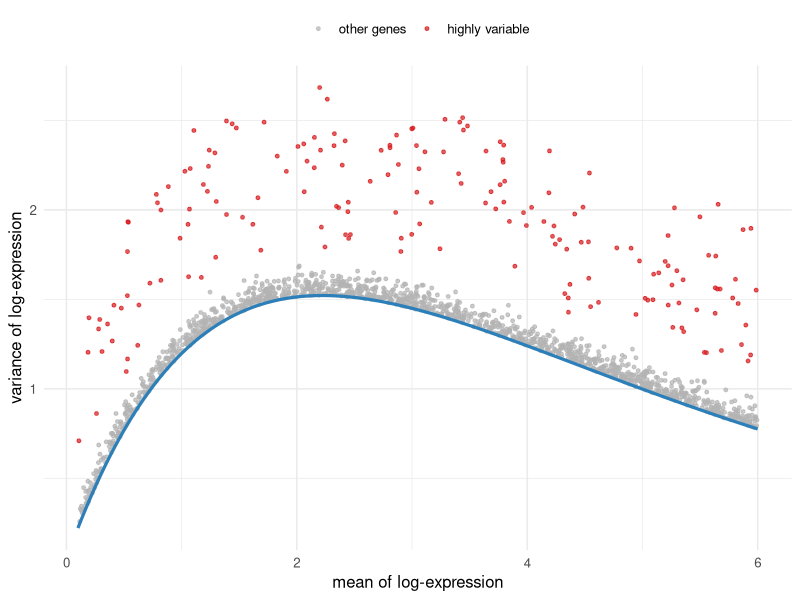
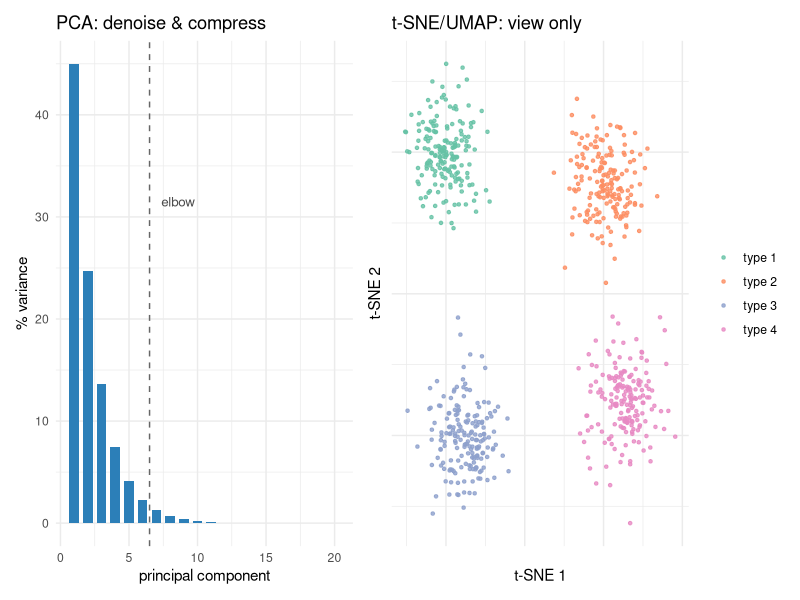
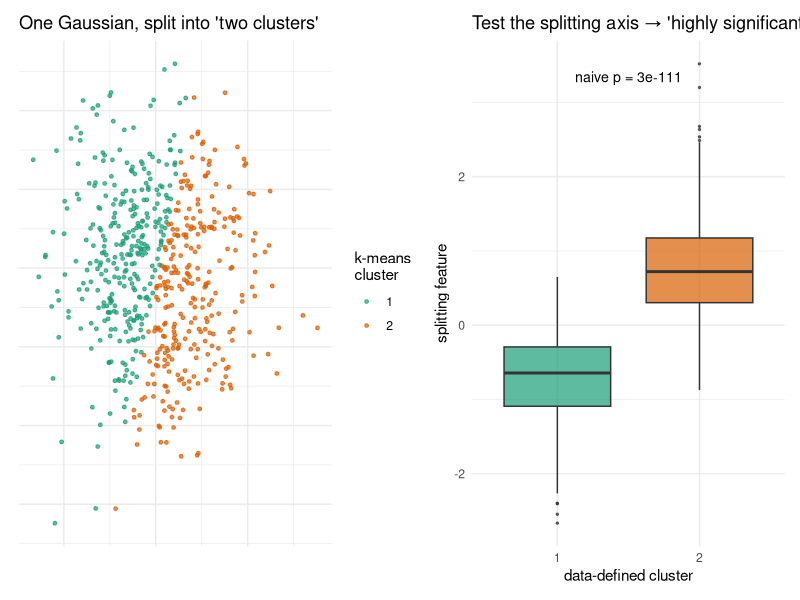
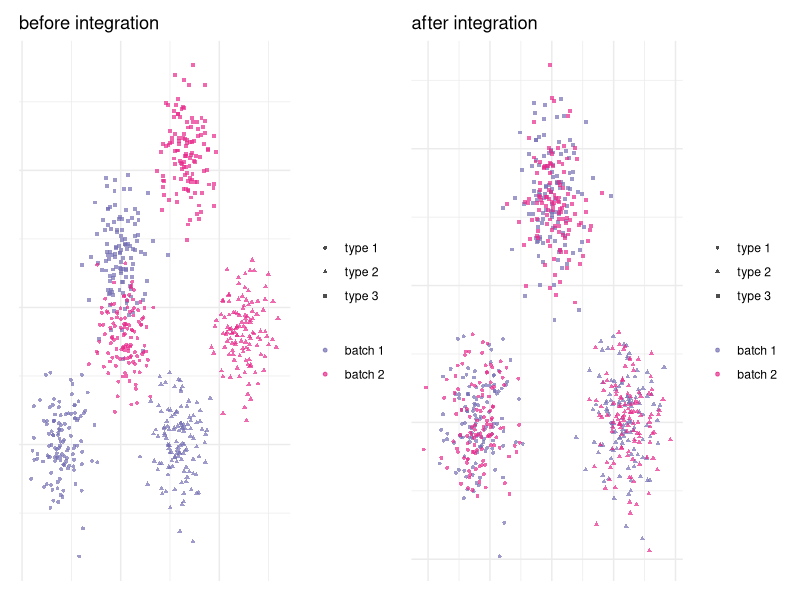
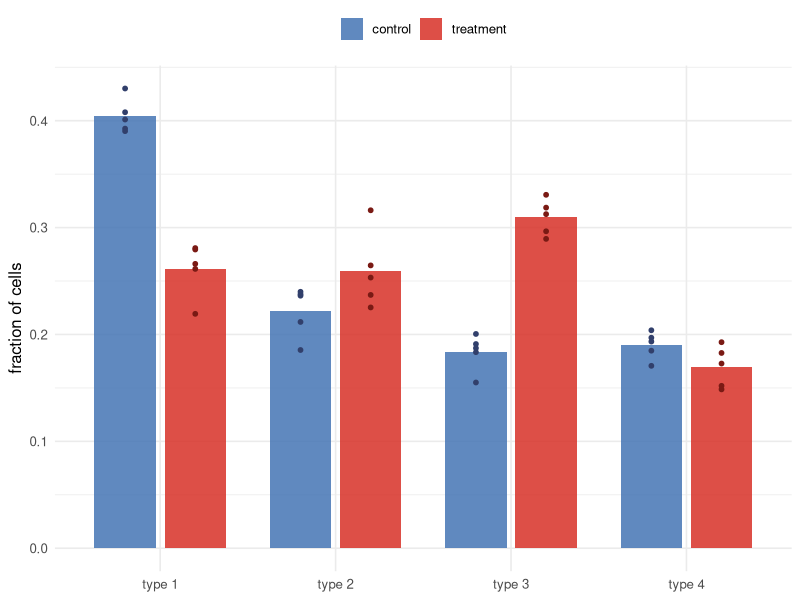

The R script that drew these images, in order:
## ---- chunk 1
#| label: sizefactor-toy
counts <- matrix(c( 3,  6,  9,    # gene 1
                    5, 10, 15,    # gene 2
                    2,  4,  6,    # gene 3
                    4,  8, 12),   # gene 4
                 nrow = 4, byrow = TRUE,
                 dimnames = list(paste0("gene", 1:4), paste0("cell", 1:3)))
counts

# Library-size factor: each cell's total count, rescaled to average 1.
totals <- colSums(counts)
size_factors <- totals / mean(totals)
size_factors

# Divide each cell's column by its own size factor.
round(sweep(counts, 2, size_factors, "/"), 1)
## ---- chunk 2
#| label: fig-hvg
#| echo: false
#| message: false
#| warning: false
#| fig-width: 6
#| fig-height: 4
#| fig-cap: "Feature selection by the mean–variance trend (schematic, simulated). Each point is a gene. Variance rises with mean expression as a technical artifact (blue trend). Highly variable genes (red) are those whose variance exceeds the trend — they carry biological signal and are the ones carried forward into dimensionality reduction. Ranking genes by raw variance instead would just re-discover the trend."
library(ggplot2)
set.seed(7)
n <- 1600
mean_expr <- runif(n, 0.1, 6)
trend <- 1.8 * mean_expr * exp(-0.45 * mean_expr) + 0.05
var_expr <- trend + abs(rnorm(n, 0, 0.06))
is_hvg <- rep(FALSE, n)
pick <- sample(n, 180)
var_expr[pick] <- var_expr[pick] + runif(length(pick), 0.25, 1.1)
is_hvg[pick] <- TRUE
df <- data.frame(mean_expr, var_expr, is_hvg)
trend_df <- data.frame(x = seq(0.1, 6, length.out = 200))
trend_df$y <- 1.8 * trend_df$x * exp(-0.45 * trend_df$x) + 0.05
ggplot(df, aes(mean_expr, var_expr)) +
  geom_point(aes(color = is_hvg), size = 1, alpha = 0.7) +
  geom_line(data = trend_df, aes(x, y), color = "#2c7fb8", linewidth = 1.1) +
  scale_color_manual(values = c(`FALSE` = "grey70", `TRUE` = "#d7191c"),
                     labels = c("other genes", "highly variable"),
                     name = NULL) +
  labs(x = "mean of log-expression", y = "variance of log-expression") +
  theme_minimal(base_size = 12) +
  theme(legend.position = "top")
## ---- chunk 3
#| label: fig-embedding
#| echo: false
#| message: false
#| warning: false
#| fig-width: 8
#| fig-height: 3.6
#| fig-cap: "The two dimensionality reductions do different jobs (schematic, simulated). **Left:** PCA concentrates coordinated biological variation into the first few components — the scree plot shows variance dropping off, and you keep the components before the elbow. PCA output is what downstream steps consume. **Right:** t-SNE/UMAP then compress those components into two dimensions purely for viewing; cells of one type land on one island. Treat the embedding as a picture, not a measurement — distances between islands and island sizes are not quantitative."
library(ggplot2)
library(patchwork)
set.seed(11)
# Scree
scree <- data.frame(PC = 1:20,
                    var = 100 * (0.55^(0:19)) / sum(0.55^(0:19)))
p_scree <- ggplot(scree, aes(PC, var)) +
  geom_col(fill = "#2c7fb8", width = 0.7) +
  geom_vline(xintercept = 6.5, linetype = "dashed", color = "grey40") +
  annotate("text", x = 8.6, y = max(scree$var) * 0.7, label = "elbow",
           size = 3.4, color = "grey30") +
  labs(x = "principal component", y = "% variance", title = "PCA: denoise & compress") +
  theme_minimal(base_size = 11)
# Embedding
 k <- 4
centers <- data.frame(cx = c(-4, 4, -3, 5), cy = c(4, 3, -4, -3))
emb <- do.call(rbind, lapply(1:k, function(i) {
  m <- 180
  data.frame(x = rnorm(m, centers$cx[i], 0.9),
             y = rnorm(m, centers$cy[i], 0.9),
             type = paste("type", i))
}))
p_emb <- ggplot(emb, aes(x, y, color = type)) +
  geom_point(size = 0.9, alpha = 0.8) +
  scale_color_brewer(palette = "Set2", name = NULL) +
  labs(x = "t-SNE 1", y = "t-SNE 2", title = "t-SNE/UMAP: view only") +
  theme_minimal(base_size = 11) +
  theme(axis.text = element_blank(), legend.position = "right")
p_scree | p_emb
## ---- chunk 4
#| label: fig-doubledip
#| echo: false
#| message: false
#| warning: false
#| fig-width: 8
#| fig-height: 3.6
#| fig-cap: "Why post-clustering p-values are circular (simulated). The data are a **single** homogeneous Gaussian blob — there are no real groups. **Left:** k-means is asked for two clusters and dutifully splits the blob down the middle. **Right:** testing the splitting axis between the two 'clusters' returns an astronomically small p-value, because the split was *chosen* to maximize that very difference. The significance is manufactured by the procedure, not discovered in the data."
library(ggplot2)
library(patchwork)
set.seed(3)
N <- 600
blob <- data.frame(x = rnorm(N), y = rnorm(N))   # one homogeneous Gaussian
km <- kmeans(blob, centers = 2)
blob$cluster <- factor(km$cluster)
p_split <- ggplot(blob, aes(x, y, color = cluster)) +
  geom_point(size = 1, alpha = 0.7) +
  scale_color_manual(values = c("#1b9e77", "#d95f02"), name = "k-means\ncluster") +
  labs(title = "One Gaussian, split into 'two clusters'", x = NULL, y = NULL) +
  theme_minimal(base_size = 11) +
  theme(axis.text = element_blank())
pval <- t.test(x ~ cluster, data = blob)$p.value
p_box <- ggplot(blob, aes(cluster, x, fill = cluster)) +
  geom_boxplot(alpha = 0.7, outlier.size = 0.5) +
  scale_fill_manual(values = c("#1b9e77", "#d95f02"), guide = "none") +
  annotate("text", x = 1.5, y = max(blob$x) * 0.95,
           label = sprintf("naive p = %.0e", pval), size = 3.6) +
  labs(title = "Test the splitting axis → 'highly significant'",
       x = "data-defined cluster", y = "splitting feature") +
  theme_minimal(base_size = 11)
p_split | p_box
## ---- chunk 5
#| label: fig-batch
#| echo: false
#| message: false
#| warning: false
#| fig-width: 8
#| fig-height: 3.6
#| fig-cap: "Integration aligns shared populations across batches (schematic, simulated). Three cell types are measured in two batches. **Before:** an additive batch shift separates the same cell type into batch-specific blobs — cluster now and you'd recover batches, not biology. **After:** correcting the shift superimposes matching cell types, so clustering recovers the three types with both batches mixed inside each. Use corrected coordinates for clustering and visualization, but return to raw counts for differential expression."
library(ggplot2)
library(patchwork)
set.seed(5)
make_types <- function(shift = c(0, 0)) {
  centers <- data.frame(cx = c(-3, 3, 0), cy = c(0, 0, 4),
                        type = c("type 1", "type 2", "type 3"))
  do.call(rbind, lapply(1:3, function(i) {
    m <- 120
    data.frame(x = rnorm(m, centers$cx[i] + shift[1], 0.7),
               y = rnorm(m, centers$cy[i] + shift[2], 0.7),
               type = centers$type[i])
  }))
}
b1 <- make_types(c(0, 0));   b1$batch <- "batch 1"
b2u <- make_types(c(3.2, 2.4)); b2u$batch <- "batch 2"   # uncorrected: shifted
b2c <- make_types(c(0, 0));   b2c$batch <- "batch 2"      # corrected: aligned
before <- rbind(b1, b2u); before$panel <- "before"
after  <- rbind(b1, b2c); after$panel  <- "after"
plot_one <- function(d, ttl) {
  ggplot(d, aes(x, y, color = batch, shape = type)) +
    geom_point(size = 1, alpha = 0.7) +
    scale_color_manual(values = c("batch 1" = "#7570b3", "batch 2" = "#e7298a")) +
    labs(title = ttl, x = NULL, y = NULL, color = NULL, shape = NULL) +
    theme_minimal(base_size = 11) +
    theme(axis.text = element_blank())
}
plot_one(before, "before integration") | plot_one(after, "after integration")
## ---- chunk 6
#| label: fig-da
#| echo: false
#| message: false
#| warning: false
#| fig-width: 6.5
#| fig-height: 4
#| fig-cap: "Differential abundance asks whether the cellular composition shifts between conditions (schematic, simulated). Each point is a biological replicate; bars show the mean fraction of each cell type. Here cell type 3 expands and type 1 contracts under treatment, while types 2 and 4 hold steady — a change you would miss by looking at expression alone. The replicate-level spread is what a valid test uses; comparing individual cells would manufacture false confidence."
library(ggplot2)
set.seed(9)
types <- paste("type", 1:4)
base_ctrl <- c(0.40, 0.25, 0.15, 0.20)
base_trt  <- c(0.25, 0.25, 0.32, 0.18)
mk <- function(base, cond) {
  do.call(rbind, lapply(1:5, function(r) {
    p <- base + rnorm(4, 0, 0.03)
    p <- pmax(p, 0.01); p <- p / sum(p)
    data.frame(type = types, frac = p, cond = cond, rep = r)
  }))
}
df <- rbind(mk(base_ctrl, "control"), mk(base_trt, "treatment"))
summ <- aggregate(frac ~ type + cond, df, mean)
ggplot(summ, aes(type, frac, fill = cond)) +
  geom_col(position = position_dodge(0.8), width = 0.7, alpha = 0.85) +
  geom_point(data = df, aes(type, frac, color = cond),
             position = position_dodge(0.8), size = 1.3, show.legend = FALSE) +
  scale_fill_manual(values = c("control" = "#4575b4", "treatment" = "#d73027"),
                    name = NULL) +
  scale_color_manual(values = c("control" = "#313f6b", "treatment" = "#7a1a14")) +
  labs(x = NULL, y = "fraction of cells") +
  theme_minimal(base_size = 12) +
  theme(legend.position = "top")
